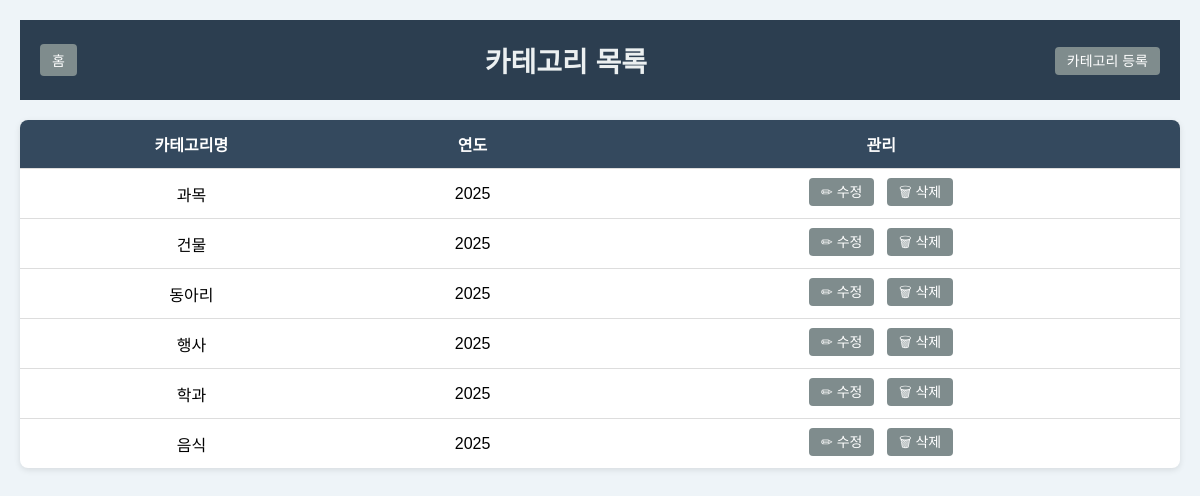
The page /cards/categories/ on the database its author committed.
### cards/models.py (models this page shows, shortened)
class Category(models.Model):
    name = models.CharField(max_length=50)
    Year = models.CharField(max_length=4)

### cards/views.py (the view)
# urls.py: path('categories/', views.category_list, name='categories'),
def category_list(request):
    categories = Category.objects.all()
    return render(request, 'cards/category_list.html', {'categories': categories})

### cards/templates/cards/category_list.html (shortened to what this page needs)
<!DOCTYPE html>
<html lang="ko">
<head>
</head>
<body>
  <header>
    <a href="{% url 'main_page' %}" class="gray-btn">홈</a>
    <div style="flex: 1; text-align: center; font-size: 28px; font-weight: bold;">카테고리 목록</div>
    <div>
      <a href="{% url 'add_category' %}" class="gray-btn">카테고리 등록</a>
    </div>
  </header>
  {% if categories %}
    <table>
      <thead>
        <tr>
          <th>카테고리명</th>
          <th>연도</th>
          <th>관리</th>
        </tr>
      </thead>
      <tbody>
        {% for category in categories %}
          <tr>
            <td>{{ category.name }}</td>
            <td>{{ category.Year }}</td>
            <td class="actions">
              <a href="{% url 'category_update' category.pk %}" class="gray-btn">✏ 수정</a>
              <a href="{% url 'category_delete' category.pk %}" class="gray-btn">🗑 삭제</a>
            </td>
          </tr>
        {% endfor %}
      </tbody>
    </table>
  {% else %}
    <div class="empty-msg">등록된 카테고리가 없습니다.</div>
  {% endif %}
</body>
</html>

### cards/templates/cards/category_list.html (style rules this page uses)
body { font-family: 'Noto Sans KR', sans-serif; background-color: #eef4f8; margin: 0; padding: 20px; }
header { background-color: #2c3e50; padding: 20px; display: flex; justify-content: space-between; align-items: center; color: #ecf0f1; margin-bottom: 20px; }
.gray-btn { padding: 6px 12px; background-color: #7f8c8d; color: white; border: none; border-radius: 4px; font-size: 14px; text-decoration: none; cursor: pointer; transition: background-color 0.2s; }
table { width: 100%; border-collapse: collapse; background: white; box-shadow: 0 2px 6px rgba(0,0,0,0.1); border-radius: 8px; overflow: hidden; }
th, td { padding: 12px 16px; text-align: center; border-bottom: 1px solid #ddd; }
th { background-color: #34495e; color: white; font-weight: bold; }
tr:last-child td { border-bottom: none; }
.actions a { margin: 0 4px; }

### rows shown on the page
Category: name "과목", Year "2025"
Category: name "건물", Year "2025"
Category: name "동아리", Year "2025"
Category: name "행사", Year "2025"
Category: name "학과", Year "2025"
Category: name "음식", Year "2025"
